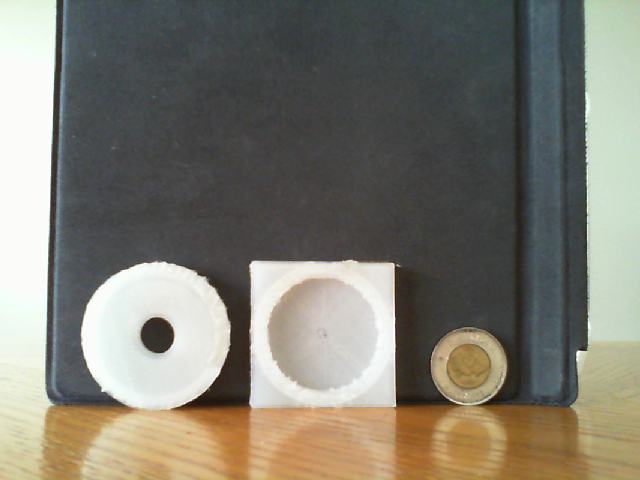
#> input picture cam-cap.png, 640 x 480 px, given in place of the camera
$ python main.py
#> lines starting #> are read from the running program, lines starting #| are printed output that depends on the picture; after the words box and inside, x2 and y2 are one past the last pixel; in counts of white or black regions, pixels touching at a corner belong together
#! usr/bin/env python2.7
_author_ = "Matthew Zheng"
_purpose_ = "OpenCV 3D model error detection"

#imports
import sys
import cv2
import numpy as nmp

def main():
    #setup video capture on webcame
    vid = cv2.VideoCapture(1)

    #loop for continuous video
    while True:
        #read all frames from video cam
        ret, frame = vid.read()
#> frame is the input picture: shape (480, 640, 3); mean B, G, R 112.6, 123.4, 126.2

        #convert to gray and find harris corners
        gray = cv2.cvtColor(frame, cv2.COLOR_BGR2GRAY)
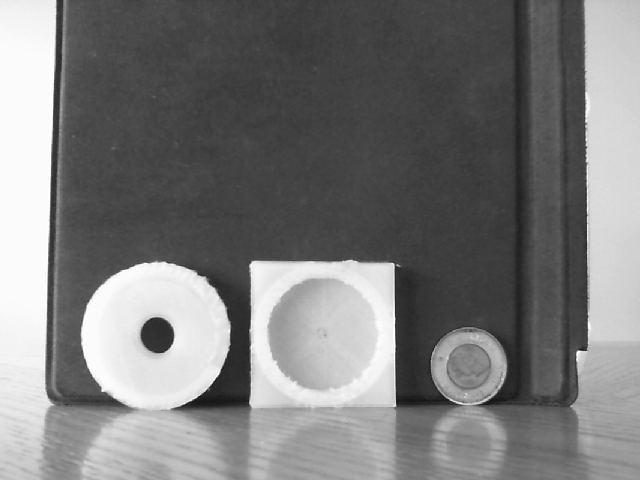
#> gray: shape (480, 640); min 15, max 255, mean 123
        gray = nmp.float32(gray)
        dst = cv2.cornerHarris(gray, 2, 3, 0.04)
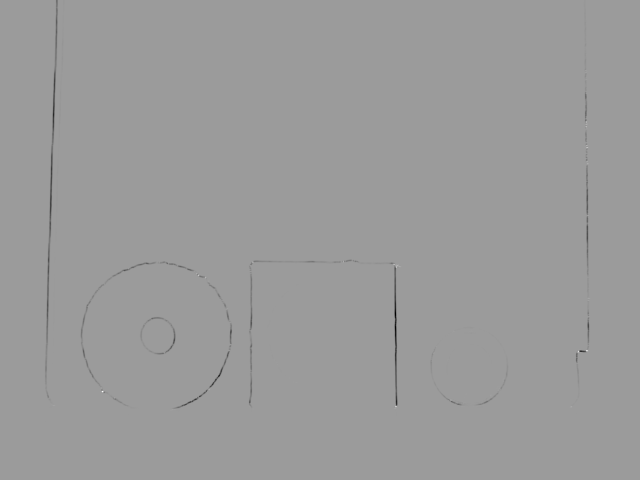
#> dst: shape (480, 640) float32; min -56859648, max 36376112, mean -134820.8; drawn with min black and max white
        dst = cv2.dilate(dst, None)
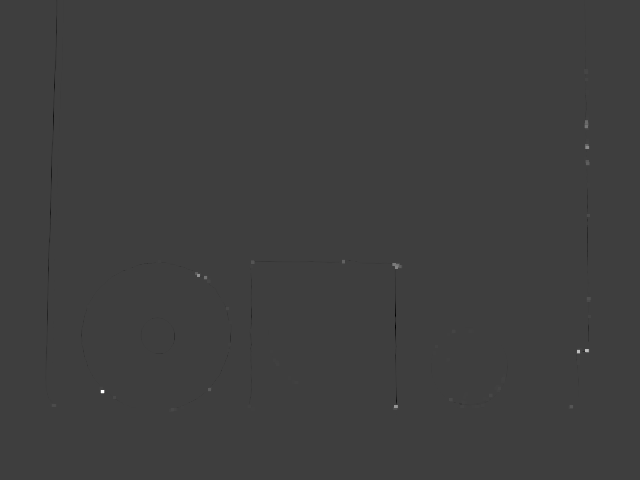
#> dst: shape (480, 640) float32; min -11738706, max 36376112, mean 2665.2; drawn with min black and max white
        frame[dst>0.01*dst.max()]=[0,255,0]
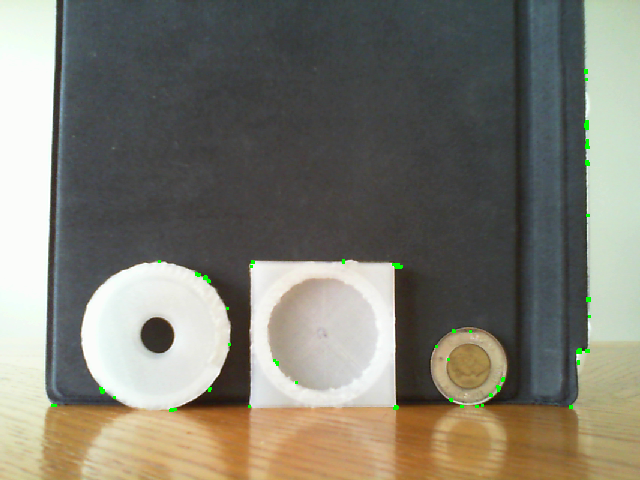
#> frame: shape (480, 640, 3); 0.25% of pixels changed, all inside (x1, y1, x2, y2) = (51, 69, 591, 412)

        #Apply thresholding value to remove unimportant features
        ret, thres = cv2.threshold(frame,150,275,cv2.THRESH_BINARY)
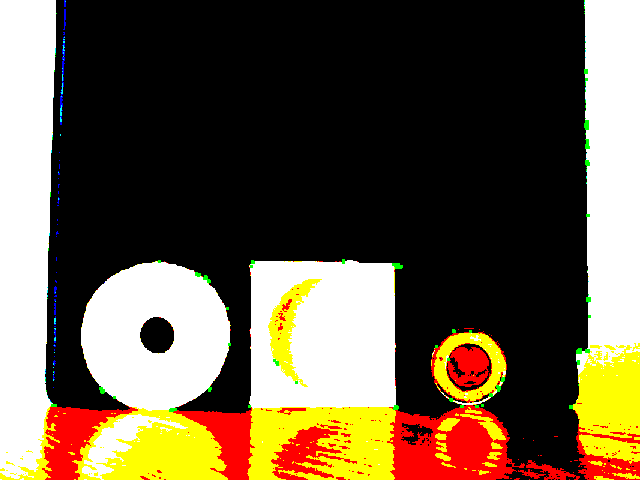
#> thres: shape (480, 640, 3); mean B, G, R 66.7, 88.9, 103.1

        #convert frames to HSV
        hsv = cv2.cvtColor(thres, cv2.COLOR_BGR2HSV)
#> hsv: shape (480, 640, 3); mean H, S, V 2.9, 37.9, 104.2

        #Show result
        cv2.imshow('Video', hsv)
        cv2.imshow('dst', frame)

        #exit script with 'e'
        if(cv2.waitKey(1) & 0xFF == ord('e')):
#> (key e is pressed here)
            break


    vid.release()
    cv2.destroyAllWindows()


if __name__ == "__main__":
    main()
